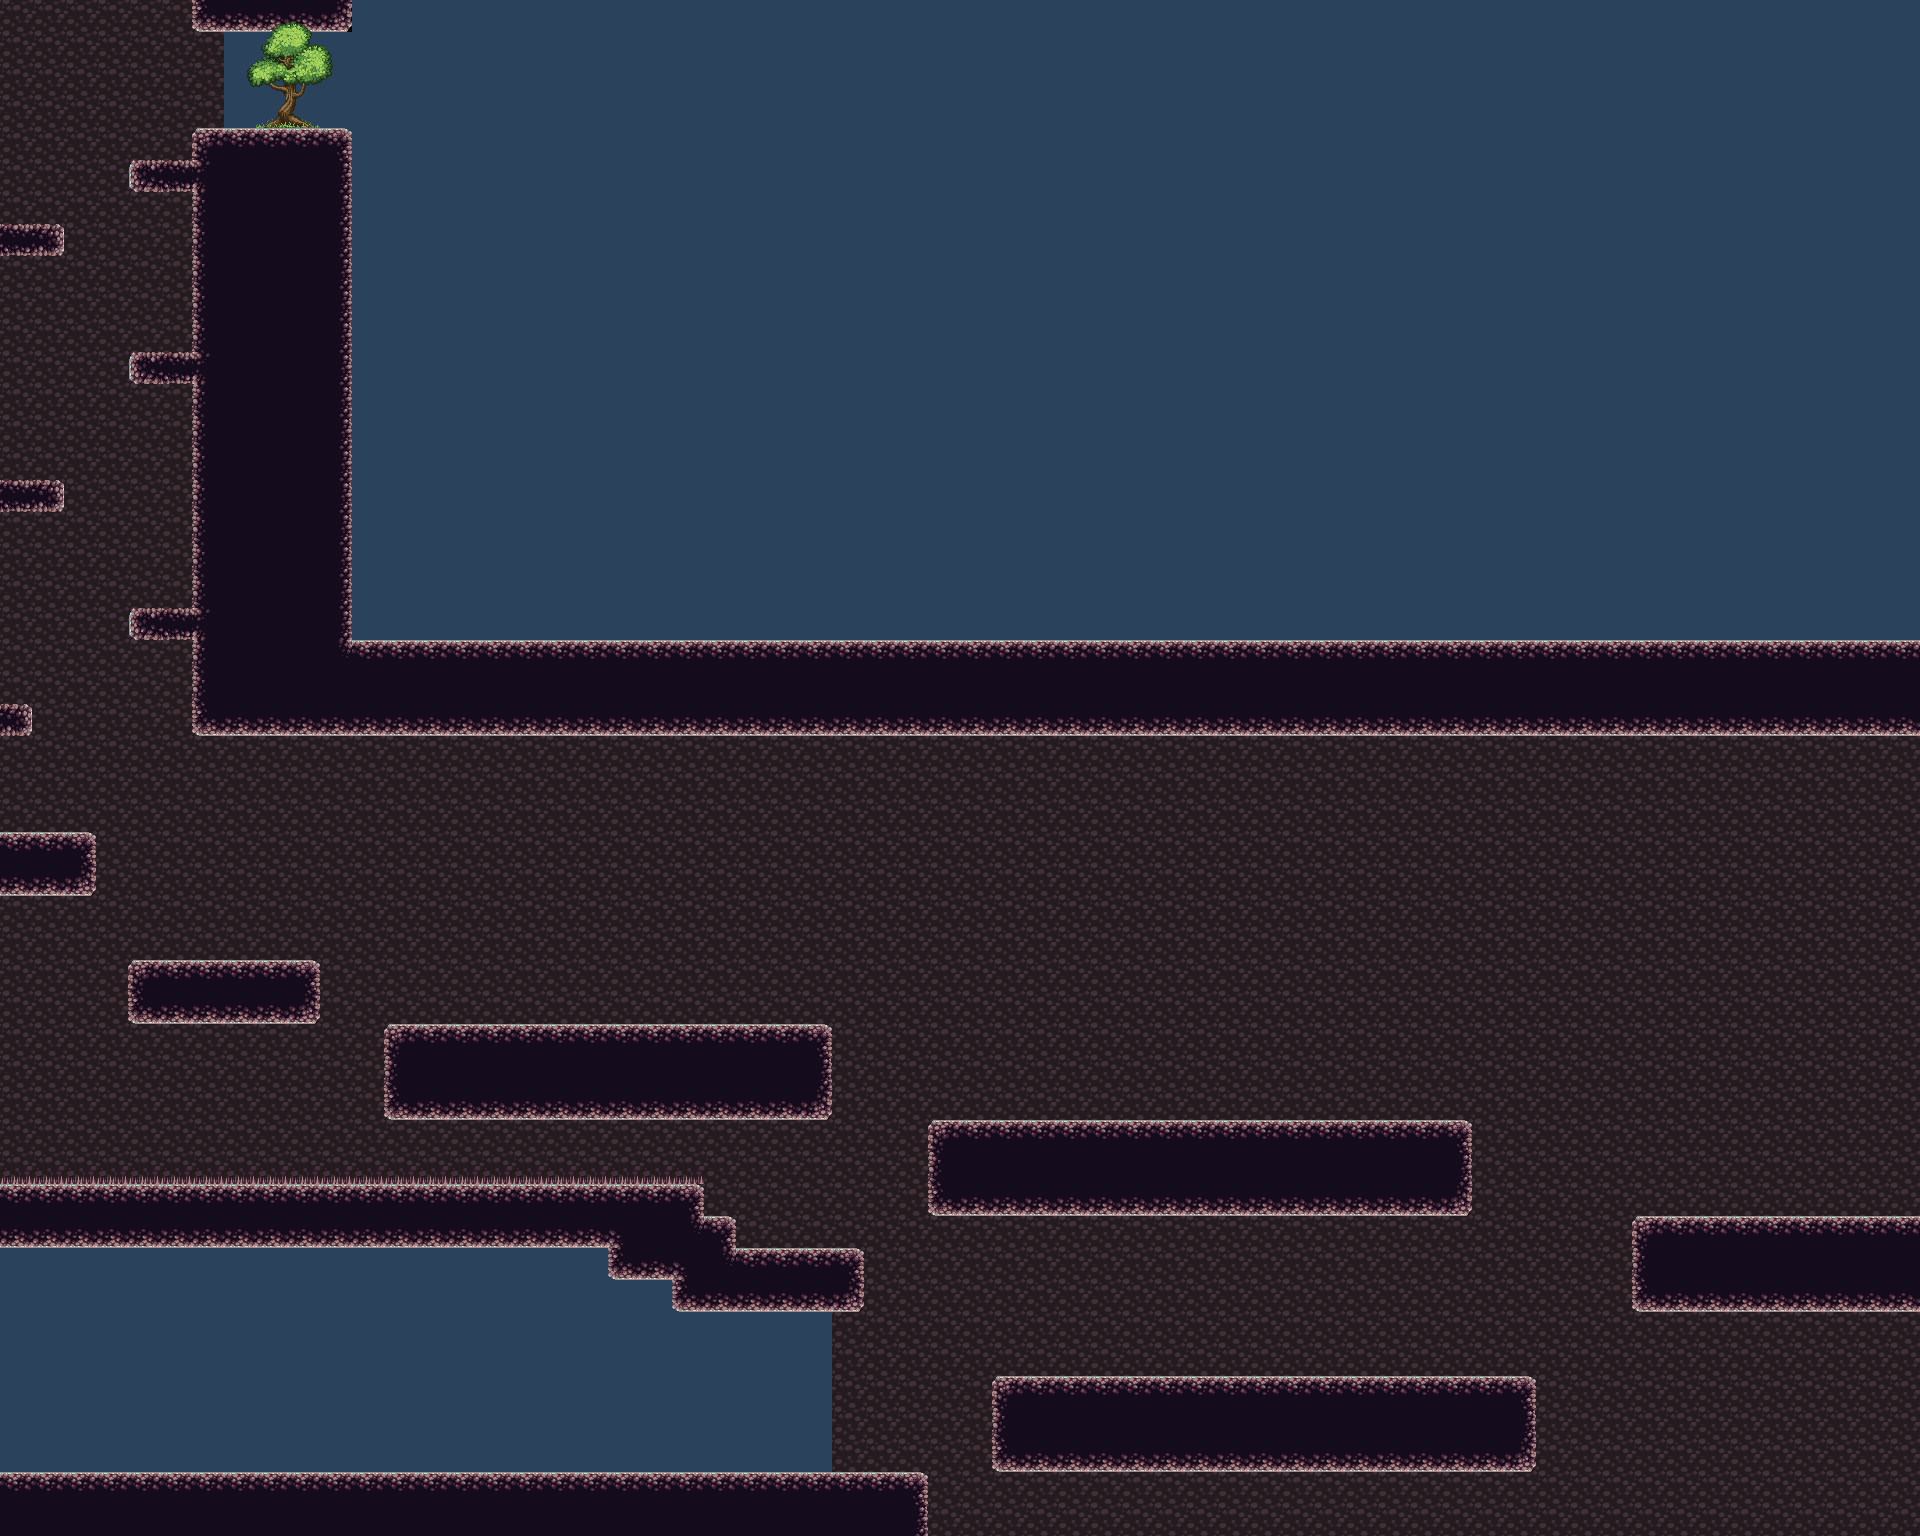

Tiled map render using the project's own tile images. Description and the map definition, with tile-layer contents summarised, below:
An orthogonal 60x48 tile map with 32x32 px tiles, 2 tile layers (fondo, lvl), 2 hidden layers not drawn, 4 tilesets and 33 objects.

<map version="1.10" tiledversion="1.10.2" orientation="orthogonal" renderorder="right-down" width="60" height="48" tilewidth="32" tileheight="32" infinite="0" nextlayerid="33" nextobjectid="252">
 <tileset firstgid="1" name="moon" tilewidth="32" tileheight="32" tilecount="24" columns="8">
  <image source="moon.png" width="256" height="96" />
 </tileset>
 <tileset firstgid="25" name="chest" tilewidth="32" tileheight="32" tilecount="60" columns="10">
  <image source="chest.png" width="320" height="192" />
 </tileset>
 <tileset firstgid="85" name="moon2" tilewidth="32" tileheight="32" tilecount="64" columns="8">
  <image source="moon2.png" width="256" height="256" />
 </tileset>
 <tileset firstgid="149" name="MapMetadata" tilewidth="32" tileheight="32" tilecount="2" columns="2">
  <image source="MapMetadata.png" width="67" height="34" />
 </tileset>
 <layer id="21" name="fondo" width="60" height="48">
  <properties>
   <property name="Draw" type="bool" value="true" />
  </properties>
  <data>[2880 cells, 2880 non-empty, 6 distinct tile ids]</data>
 </layer>
 <layer id="22" name="lvl" width="60" height="48">
  <properties>
   <property name="Draw" type="bool" value="true" />
  </properties>
  <data>[2880 cells, 601 non-empty, 34 distinct tile ids]</data>
 </layer>
 <objectgroup id="32" name="checkpoint">
  <object id="251" x="256" y="32.5" width="65" height="94.5" />
 </objectgroup>
 <objectgroup id="31" name="boss">
  <object id="231" x="352" y="608.5" width="1567" height="33" />
 </objectgroup>
 <objectgroup id="25" name="plataformas">
  <object id="186" x="0" y="1472" width="928" height="64" />
  <object id="187" x="992" y="1376" width="544" height="96" />
  <object id="188" x="928" y="1120" width="544" height="96" />
  <object id="189" x="1632" y="1216" width="288" height="96" />
  <object id="190" x="0" y="1184.33" width="704.083" height="65.6667" />
  <object id="191" x="608" y="1248" width="64" height="32" />
  <object id="195" x="672" y="1248" width="191.833" height="64" />
  <object id="196" x="704" y="1216" width="32" height="32" />
  <object id="198" x="384" y="1024" width="448" height="96" />
  <object id="199" x="0" y="832" width="96" height="64" />
  <object id="201" x="352.25" y="642" width="1567.75" height="94" />
  <object id="210" x="1920" y="-4" width="26" height="1540" />
  <object id="212" x="-32" y="0" width="32" height="1184" />
  <object id="215" x="0" y="704" width="32" height="32" />
  <object id="216" x="128" y="960" width="192" height="64" />
  <object id="217" x="192" y="128" width="160" height="608" />
  <object id="218" x="128" y="608" width="64" height="32" />
  <object id="219" x="0" y="480" width="64" height="32" />
  <object id="220" x="128" y="352" width="64" height="32" />
  <object id="221" x="0" y="224" width="64" height="32" />
  <object id="222" x="128" y="160" width="64" height="32" />
  <object id="225" x="192" y="0" width="160" height="32" />
  <object id="227" x="-25" y="1248" width="25" height="223.333" />
  <object id="250" x="2.66667" y="-17.5" width="1917.08" height="17.5" />
 </objectgroup>
 <objectgroup id="28" name="muerte" visible="0">
  <object id="209" x="928" y="1536" width="992" height="32" />
  <object id="213" x="1.66667" y="1173.33" width="702.333" height="10.6667" />
 </objectgroup>
 <objectgroup id="26" name="Luz" visible="0">
  <object id="204" x="0" y="651.091" width="1920" height="595.909" />
  <object id="206" x="824.667" y="1248" width="1095.33" height="288" />
  <object id="223" x="1" y="0" width="212" height="649" />
 </objectgroup>
 <objectgroup id="27" name="afuera" visible="0">
  <object id="203" x="782.5" y="1312.17" width="4.5" height="160" />
  <object id="224" x="251.75" y="32" width="4.25" height="96.5" />
 </objectgroup>
 <layer id="30" name="Navigation" width="60" height="48" visible="0">
  <properties>
   <property name="Draw" type="bool" value="false" />
   <property name="Navigation" type="bool" value="true" />
  </properties>
  <data>[2880 cells, 387 non-empty, 1 distinct tile ids]</data>
 </layer>
 <layer id="24" name="dark" width="60" height="48" visible="0">
  <properties>
   <property name="Draw" type="bool" value="false" />
  </properties>
  <data>[2880 cells, 1569 non-empty, 8 distinct tile ids]</data>
 </layer>
</map>
